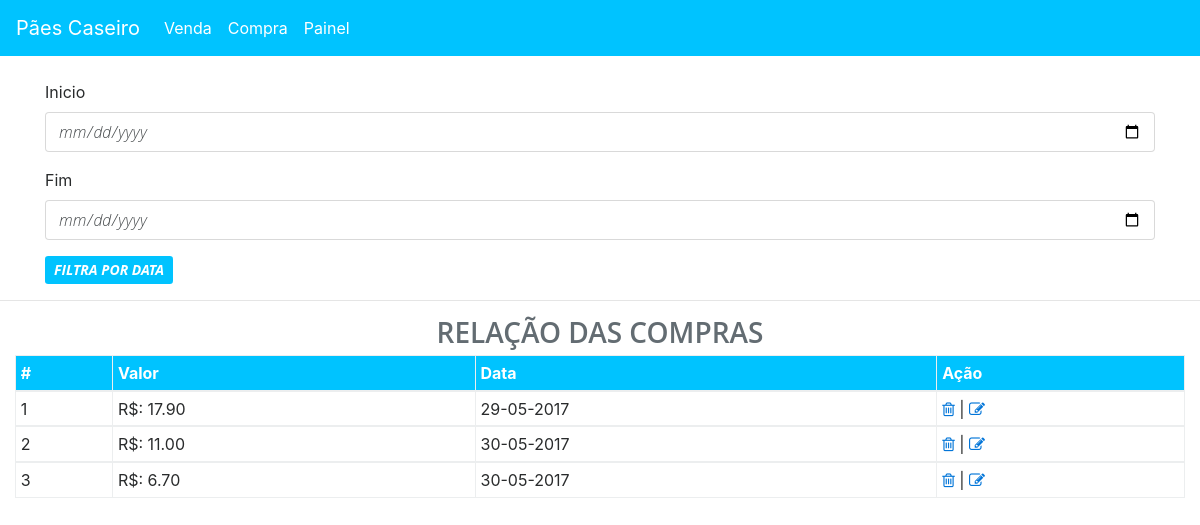
Before: /compra.php with the older database file.
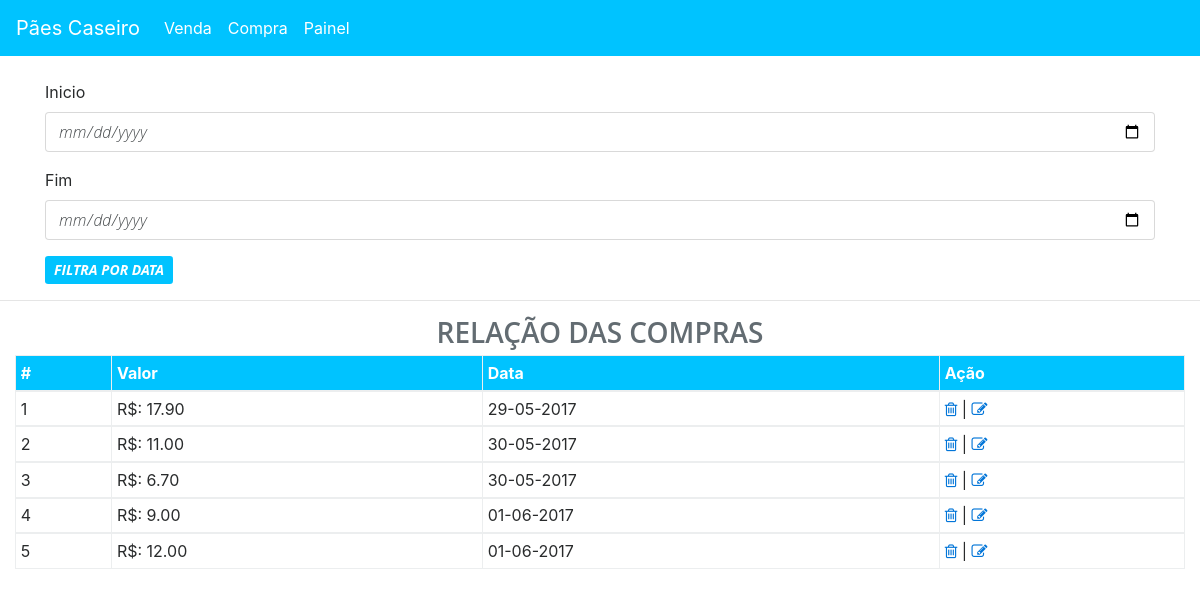
After: the same page with the newer database file.
### tables this page shows
CREATE TABLE `compra` (
  `id` int(11) NOT NULL,
  `compra` decimal(10,2) DEFAULT NULL,
  `data` datetime DEFAULT NULL,
  `produto_idproduto` int(11) NOT NULL
);

### php/compras.php (called while the page is built)
<?php
if (isset($_POST['btnCompraF']) && empty($_POST['btnCompraF'])) {
	$a = $_POST['inputinicio'];
	$b = $_POST['inputfim'];
	$select = "SELECT * FROM compra WHERE data BETWEEN '$a' AND '$b'";
	$stmt =   mysqli_query($link,$select);
}
else{
	$select = "SELECT * FROM compra";
	$stmt =   mysqli_query($link,$select);
}
?>

### compra.php (the view)
<?php
include '_topo.php';
require_once 'php/conexao.php';
require_once 'php/compras.php';
?>
<br>
<div class="container">
	<form action="compra.php" method="post" class="form-horizontal">
		<div class="form-group">
			<label for="inicio">Inicio</label>
			<input class="form-control" type="date" id="inicio" name="inputinicio" required="">
		</div>
		<div class="form-group">
			<label for="fim">Fim</label>
			<input class="form-control" type="date" id="fim" name="inputfim" required="">
		</div>
		<button type="submit" name="btnCompraF" class="btn btn-sm"><b>FILTRA POR DATA</b></button>
	</form>
</div>
<hr>
<div class="container-fluid">
	<div class="row">
		<div class="col-md-12">
			<table class="table table-bordered table-sm">
				<thead>
					<tr id="tb">
						<h3 class="text-center text-muted" id="h3">Relação das compras</h3>
						<th>#</th>
						<th>Valor</th>
						<th>Data</th>
						<th>Ação</th>
					</tr>
					<?php
					foreach($stmt as $itens):
						$data = $itens['data'];
					?>
				</thead>
				<tbody>
					<tr>
						<td><?php echo $itens['id']; ?></td>
						<td><?php echo "R$: ".$itens['compra']; ?></td>
						<td><?php echo date('d-m-Y',strtotime($data)); ?></td>
						<td>
							<a href="php/delc.php?del=<?php echo $itens['id']; ?>"><i class="fa fa-trash-o" aria-hidden="true"></i></a> |
							<a href="up.php?up=<?php echo $itens['id']; ?>"><i class="fa fa-pencil-square-o" aria-hidden="true"></i></a>
						</td>
					</tr>
				<?php endforeach; ?>
			</tbody>
		</table>
	</div>
</div>
</div>
<?php include '_rodape.php'; ?>

### _topo.php (shortened to what this page needs)
<!DOCTYPE html>
<html lang="pt-br">
<head>
  <link rel="stylesheet" href="bootstrap/css/bootstrap.min.css">
  <link rel="stylesheet" href="font/css/font-awesome.min.css">
  <link rel="stylesheet" href="font/opensans/opensans.css">
<link rel="stylesheet" href="custom.css">
</head>
<body>
  <nav class="navbar navbar-toggleable-md navbar-light bg-faded" id="nav">
    <a class="navbar-brand" href="index.php">Pães Caseiro</a>
    <div class="collapse navbar-collapse" id="navbarSupportedContent">
      <ul class="navbar-nav mr-auto">
        <li class="nav-item active">
          <a class="nav-link" href="index.php">Venda <span class="sr-only">(current)</span></a>
        </li>
        <li class="nav-item">
          <a class="nav-link" href="compra.php">Compra</a>
        </li>
        <li class="nav-item">
          <a class="nav-link " href="painel.php">Painel</a>
        </li>
      </ul>
    </div>
  </nav>

### _rodape.php (shortened to what this page needs)
</body>
</html>

### custom.css (style rules this page uses)
* { margin: 0; padding: 0; }
h3 { font-family: 'Open Sans'; font-weight: 400; }
button,input { font-family: 'Open Sans'; font-style: italic; font-weight: 300; }
#nav,#tb { background: rgb(0,195,255); }
#tb,button { background: rgb(0,195,255); color: #FFF; }
#nav a { color: #FFF; }
#h3 { font-family: 'Open Sans'; font-style: normal; font-weight: 600; text-transform: uppercase; }

Changed rows visible on the page:
added compra: id "4", compra "9.00", data "01-06-2017"
added compra: id "5", compra "12.00", data "01-06-2017"
